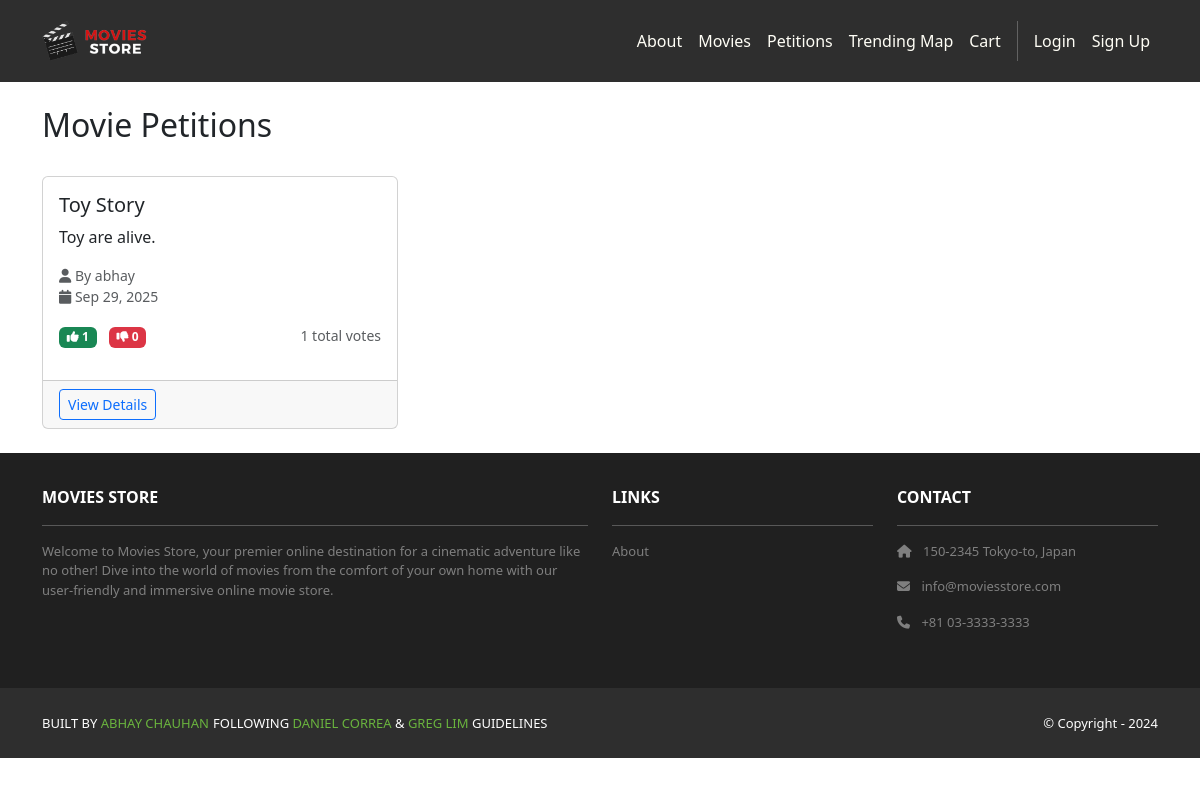
Page /movies/petitions/ on the committed database.
### movies/models.py (models this page shows, shortened)
class Petition(models.Model):
    id = models.AutoField(primary_key=True)
    movie_title = models.CharField(max_length=255)
    description = models.TextField()
    reason = models.TextField(help_text="Why should this movie be added to the catalog?")
    created_by = models.ForeignKey(User, on_delete=models.CASCADE, related_name='petitions')
    created_at = models.DateTimeField(default=timezone.now)
    is_active = models.BooleanField(default=True)
    def get_vote_count(self):
        return self.votes.count()
    def get_upvotes(self):
        return self.votes.filter(vote_type='up').count()
    def get_downvotes(self):
        return self.votes.filter(vote_type='down').count()
    class Meta:
        ordering = ['-created_at']

### movies/views.py (the view)
# urls.py: path('petitions/', views.petitions_list, name='movies.petitions_list'),
def petitions_list(request):
    petitions = Petition.objects.filter(is_active=True)
    template_data = {
        'title': 'Movie Petitions',
        'petitions': petitions
    }
    return render(request, 'movies/petitions_list.html', {'template_data': template_data})

### movies/templates/movies/petitions_list.html (shortened to what this page needs)
{% extends 'base.html' %}
{% block content %}
<div class="container mt-4">
    <div class="row">
        <div class="col-md-12">
            <div class="d-flex justify-content-between align-items-center mb-4">
                <h2>Movie Petitions</h2>
            </div>
            {% if template_data.petitions %}
                <div class="row">
                    {% for petition in template_data.petitions %}
                        <div class="col-md-6 col-lg-4 mb-4">
                            <div class="card h-100">
                                <div class="card-body">
                                    <h5 class="card-title">{{ petition.movie_title }}</h5>
                                    <p class="card-text">{{ petition.description|truncatewords:20 }}</p>
                                    <p class="text-muted small">
                                        <i class="fas fa-user"></i> By {{ petition.created_by.username }}
                                        <br>
                                        <i class="fas fa-calendar"></i> {{ petition.created_at|date:"M d, Y" }}
                                    </p>
                                    <div class="d-flex justify-content-between align-items-center mb-3">
                                        <div class="vote-stats">
                                            <span class="badge bg-success me-2">
                                                <i class="fas fa-thumbs-up"></i> {{ petition.get_upvotes }}
                                            </span>
                                            <span class="badge bg-danger">
                                                <i class="fas fa-thumbs-down"></i> {{ petition.get_downvotes }}
                                            </span>
                                        </div>
                                        <small class="text-muted">{{ petition.get_vote_count }} total votes</small>
                                    </div>
                                </div>
                                <div class="card-footer">
                                    <a href="{% url 'movies.petition_detail' petition.id %}" class="btn btn-outline-primary btn-sm">
                                        View Details
                                    </a>
                                </div>
                            </div>
                        </div>
                    {% endfor %}
                </div>
            {% endif %}
        </div>
    </div>
</div>
{% endblock content %}

### rows in the picture
Petition: movie_title "Toy Story", description "Toy are alive.", created_by.username "abhay", created_at "Sep 29, 2025", get_upvotes "1", get_downvotes "0", get_vote_count "1"
